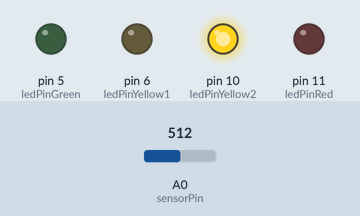
The sketch below on a simulated Arduino Uno, built with avr-gcc and run on an emulated ATmega328P. On the bench: output pins drawn as LEDs (lit = HIGH). Inputs (shaded band) come from the test bench; at power-on: A0 (sensorPin) = 512.

Above: at 1.2 s.
1.3 s: A0 (sensorPin) set to 527
At 2.0 s:
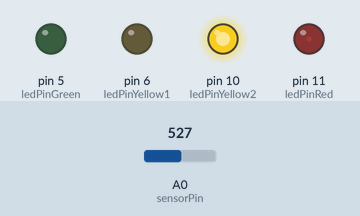
2.8 s: A0 (sensorPin) set to 511
At 3.5 s:
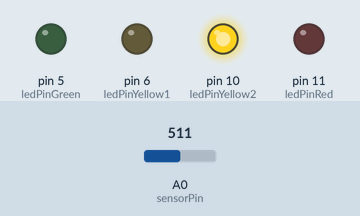
4.3 s: A0 (sensorPin) set to 306
At 4.9 s:
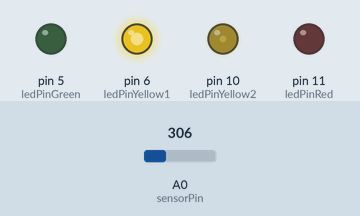
5.8 s: A0 (sensorPin) set to 246
At 6.3 s:
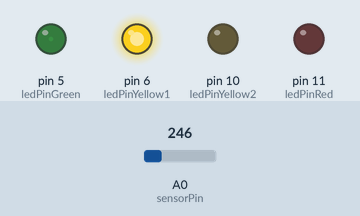
7.3 s: A0 (sensorPin) set to 122
At 7.7 s:
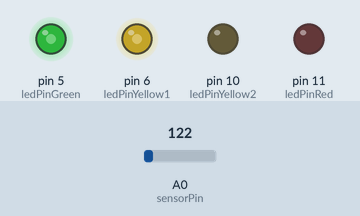
Timing chart, 0 to 9.8 s (numbered marks = the images above; inputs shaded):
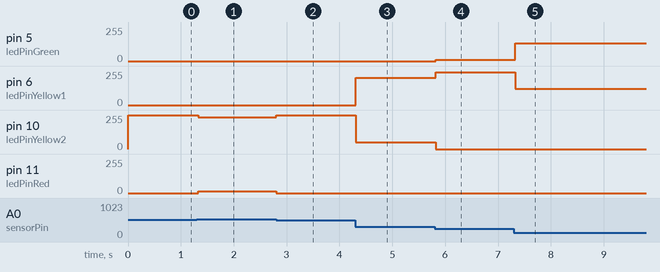

Measured:
- after the input at 1.3 s, pin 10 (ledPinYellow2): 255/255 → 240/255 at once; pin 11 (ledPinRed): 0/255 → 15/255 at once
- after the input at 2.8 s, pin 10 (ledPinYellow2): 240/255 → 255/255 at once; pin 11 (ledPinRed): 15/255 → 0/255 at once
- after the input at 4.3 s, pin 6 (ledPinYellow1): 0/255 → 205/255 at once; pin 10 (ledPinYellow2): 255/255 → 50/255 at once
- after the input at 5.8 s, pin 5 (ledPinGreen): 0/255 → 9/255 at once; pin 6 (ledPinYellow1): 205/255 → 246/255 at once; pin 10 (ledPinYellow2): 50/255 → 0/255 at once
- after the input at 7.3 s, pin 5 (ledPinGreen): 9/255 → 133/255 at once; pin 6 (ledPinYellow1): 246/255 → 122/255 at once

The sketch:

MultipleAnalogInputLeds.ino
```cpp
int sensorPin = A0;    // select the input pin for the potentiometer
int sensorValue = 0;  // variable to store the value coming from the sensor

int ledPinGreen = 5;
int ledPinYellow1 = 6;
int ledPinYellow2 = 10;
int ledPinRed = 11;

void setup() {
  // declare the ledPin as an OUTPUT:
  pinMode(ledPinGreen, OUTPUT);
  pinMode(ledPinYellow1, OUTPUT);
  pinMode(ledPinYellow2, OUTPUT);
  pinMode(ledPinRed, OUTPUT);


}

void loop() {
  // read the value from the sensor:
  sensorValue = analogRead(sensorPin);

  if (sensorValue<256) {
    analogWrite(ledPinGreen, 255-sensorValue);
    analogWrite(ledPinYellow1, sensorValue);
    analogWrite(ledPinYellow2, 0);
    analogWrite(ledPinRed, 0);
  }
  if (sensorValue<512 & sensorValue >255) {
    analogWrite(ledPinGreen, 0);
    analogWrite(ledPinYellow1, 511-sensorValue);
    analogWrite(ledPinYellow2, sensorValue-256);
    analogWrite(ledPinRed, 0);
  }
  if (sensorValue<768 & sensorValue >511) {
    analogWrite(ledPinGreen, 0);
    analogWrite(ledPinYellow1, 0);
    analogWrite(ledPinYellow2, 767-sensorValue);
    analogWrite(ledPinRed, sensorValue-512);
  }
  /*if (sensorValue<1024) {
    analogWrite(ledPinYellow1, 1023-sensorValue);
    analogWrite(ledPinYellow2, sensorValue-1024);
  }*/

  delay(30);
}
```
